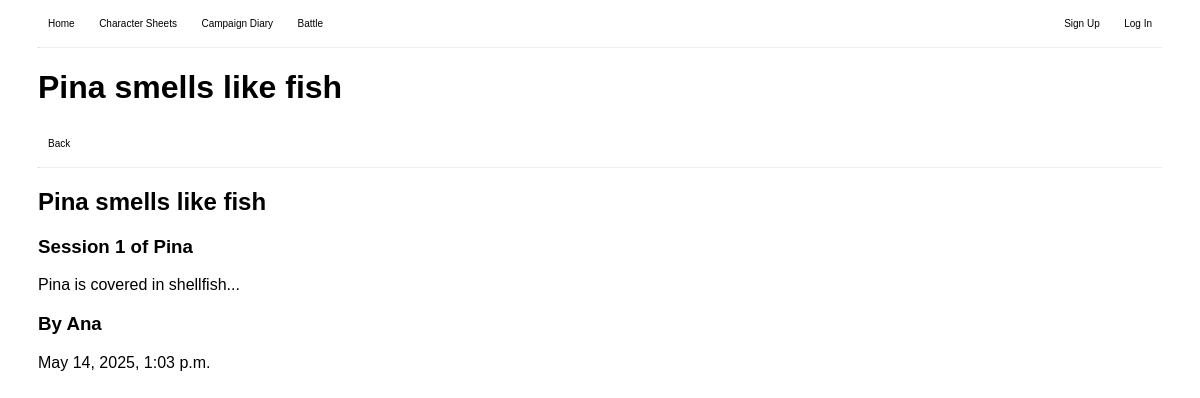
Screenshot of /blog/post/11/ with the database file from the repository.
### blog/models.py (models this page shows, shortened)
class Post(models.Model):
    title = models.CharField(max_length=200)
    author = models.ForeignKey('auth.User', on_delete=models.CASCADE,)
    campaign = models.ForeignKey(Campaign, on_delete=models.CASCADE)
    session = models.SmallIntegerField()
    text = models.TextField()
    date = models.DateTimeField(auto_now_add=True)

### accounts/models.py (models this page shows, shortened)
class Campaign(models.Model):
    name = models.CharField(max_length = 50)
    system = models.CharField(max_length=50)
    premise = models.TextField()
    key = models.CharField(max_length=50, default=generate_random_key, unique=True)
    users = models.ManyToManyField(User, related_name='campaigns')
    host = models.ForeignKey(User, on_delete=models.CASCADE, related_name='hosted_campaigns')
    def __str__(self):
        return self.name
    class Meta:
        db_table = 'blog_campaign'

### blog/views.py (the view)
# urls.py: path("post/<int:pk>/", IndividualPostView.as_view(), name='Individual Post'),
class IndividualPostView(DetailView):
    model = Post
    template_name = "individual_post.html"

### blog/templates/individual_post.html (shortened to what this page needs)
<!DOCTYPE html>
<html>
    <head>
    </head>
    <body>
        {% extends "base.html" %}
        {% block content %}
        <div>
            <h1>{{ post.title }}</h1>
            <a href="{% url 'Campaign Diary' %}"><button>Back</button></a>
            <hr>
        </div>
        <div>
            <h2>{{ post.title }}</h2>
            <h3>Session {{ post.session }} of {{ post.campaign }}</h3>
            <p>{{ post.text }}</p>
            <h3>By {{ post.author }}</h3>
            <p>{{ post.date }}</p>
        </div>
        {% endblock %}

### static/css/style.css (style rules this page uses)
body { font-family: 'Trebuchet MS', 'Lucida Sans Unicode', 'Lucida Grande', 'Lucida Sans', Arial, sans-serif; padding-left: 2.5%; padding-right: 2.5%; }
button, a.button { padding: 10px; border-radius: 50px; background-color: white; border: none; transition-duration: 0.5s; text-decoration: none; color: black; font-family:Verdana, Geneva, Tahoma, sans-serif; font-size:x-small; }
hr { border-top: rgb(235, 241, 245); }
a { color: rgb(111, 157, 187); }

### rows the page displays
Post: title "Pina smells like fish", session "1", campaign "Pina", text "Pina is covered in shellfish...", author "Ana", date "May 14, 2025, 1:03 p.m."
